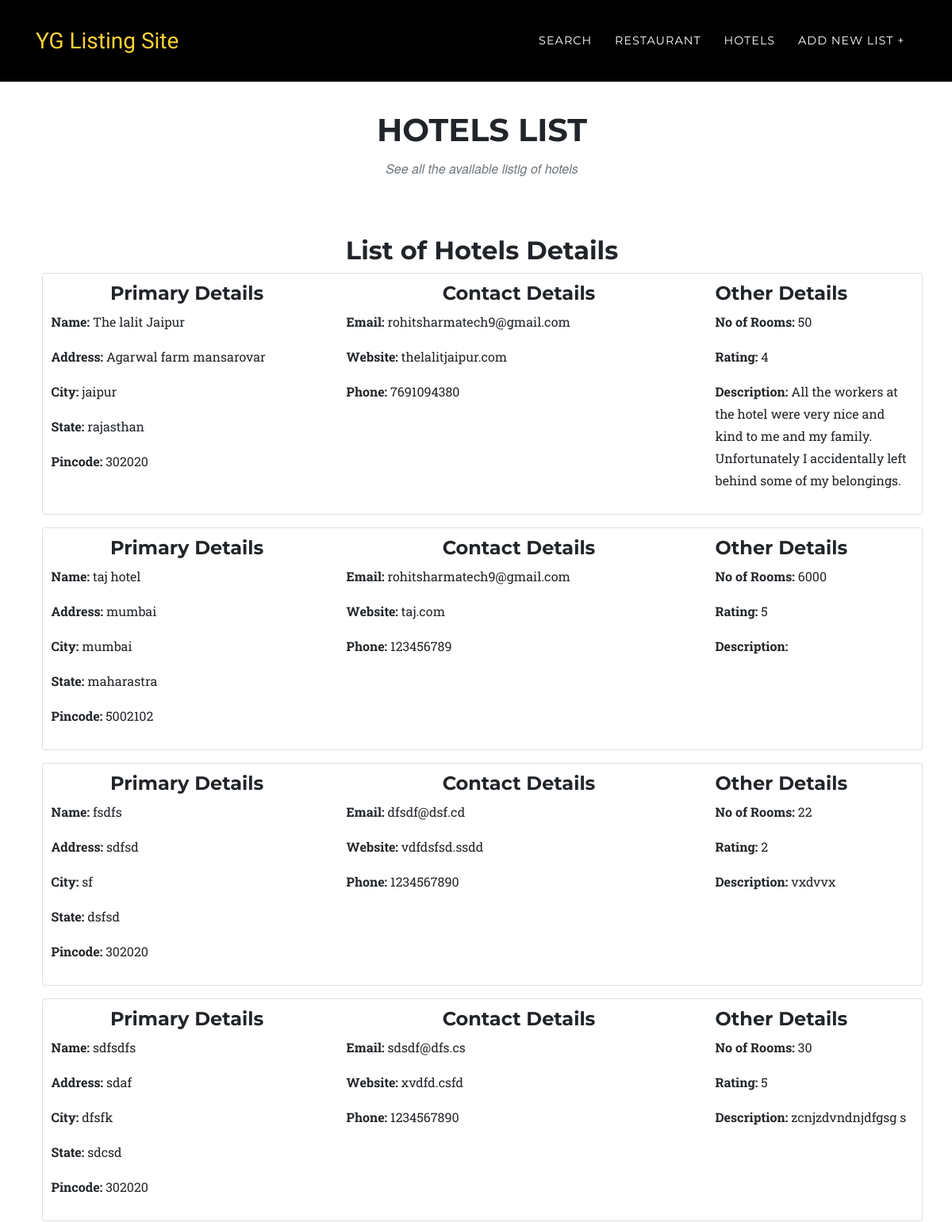
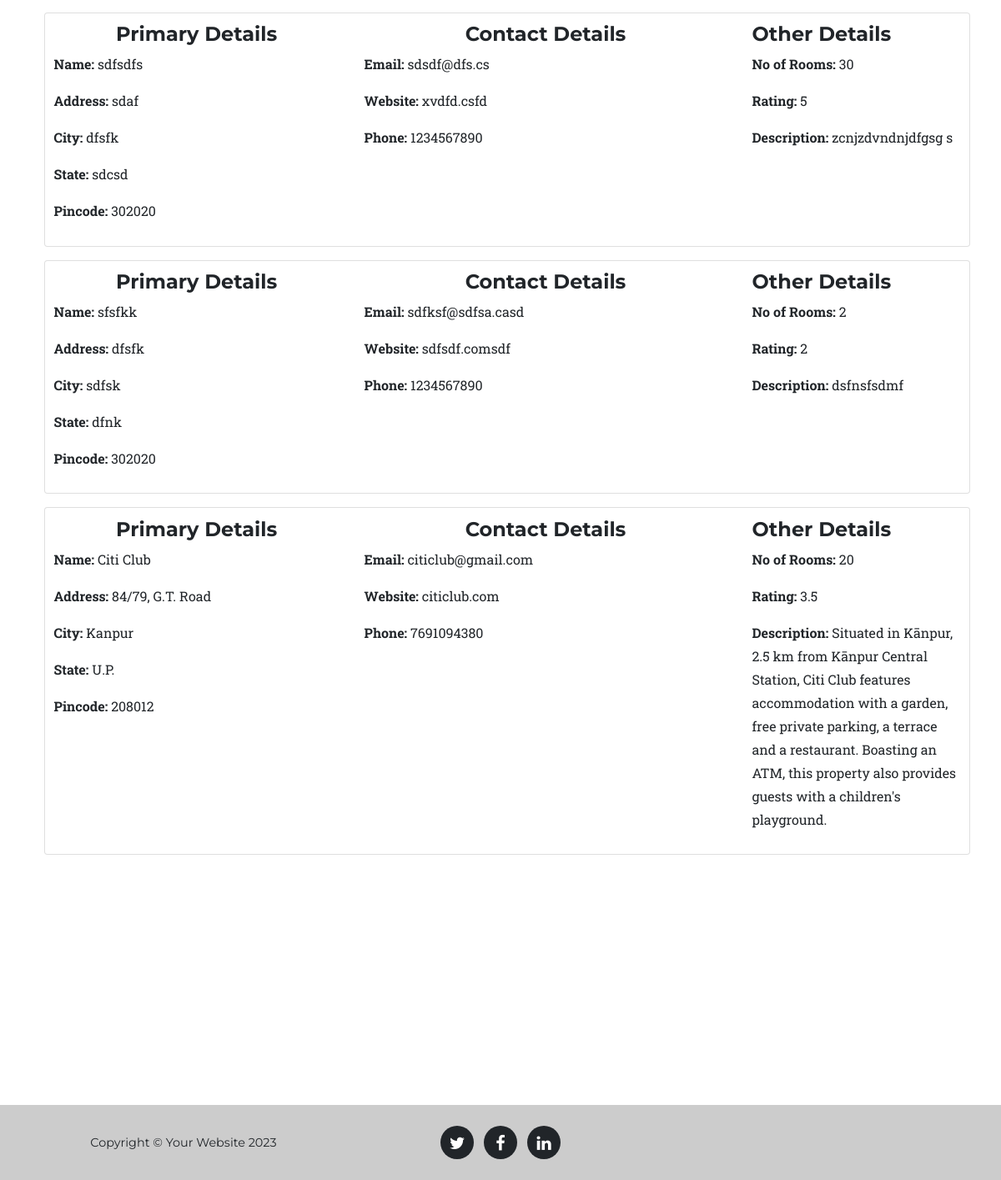
Page /hotels.php on the committed database (2 pictures, top to bottom).
### tables this page shows
CREATE TABLE `hotels` (
  `hotel_id` int(11) NOT NULL,
  `name` varchar(30) DEFAULT NULL,
  `address` text DEFAULT NULL,
  `city` varchar(50) DEFAULT NULL,
  `state` varchar(50) DEFAULT NULL,
  `pincode` varchar(8) DEFAULT NULL,
  `phone` varchar(12) DEFAULT NULL,
  `email` varchar(50) DEFAULT NULL,
  `website` varchar(30) DEFAULT NULL,
  `description` text DEFAULT NULL,
  `rating` float DEFAULT NULL,
  `num_rooms` int(11) DEFAULT NULL,
  `created_date` datetime NOT NULL DEFAULT current_timestamp()
);

### hotels.php (the view, shortened to what this page needs)
<?php
        require 'config/config.php';
        $stmt = $connect->prepare("SELECT * FROM hotels");
        $stmt->execute();
        $data = $stmt->fetchAll(PDO::FETCH_ASSOC);
        $stmt->execute();
        $data= $stmt->fetchAll(PDO::FETCH_ASSOC);
?>
<!DOCTYPE html>
<html lang="en">
  <head>
    <link href="assets/plugins/bootstrap/css/bootstrap.min.css" rel="stylesheet">
    <link href="assets/plugins/font-awesome/css/font-awesome.min.css" rel="stylesheet" type="text/css">
    <link href="assets/css/rent.css" rel="stylesheet">
    <link href="assets/css/style.css" rel="stylesheet">
  </head>
  <body id="page-top">
    <nav class="navbar navbar-expand-lg navbar-dark fixed-top" id="mainNav" style="background: #000;">
      <div class="container">
      <a class="navbar-brand js-scroll-trigger" href="./">YG Listing Site</a>
        <div class="collapse navbar-collapse" id="navbarResponsive">
          <ul class="navbar-nav text-uppercase ml-auto">
            <li class="nav-item">
              <a class="nav-link js-scroll-trigger" href="./search.php">Search</a>
            </li>
            <li class="nav-item">
              <a class="nav-link js-scroll-trigger" href="./restaurant.php">Restaurant</a>
            </li>
            <li class="nav-item">
              <a class="nav-link js-scroll-trigger" href="./hotels.php">Hotels</a>
            </li>
            <li class="nav-item">
                        <a class="nav-link" href="./add-new.php">Add New List +</a>
                    </li>
          </ul>
        </div>
      </div>
    </nav>
    <section id="search">
      <div class="container">
        <div class="row">
          <div class="col-lg-12 text-center">
            <h2 class="section-heading text-uppercase">Hotels List</h2>
            <h3 class="section-subheading text-muted">See all the available listig of hotels</h3>
          </div>
        </div>
        <div class="row">
          <div class="col-md-12">
            <?php
              if(count($data) !== 0){
                echo "<h2 class='text-center'>List of Hotels Details</h2>";
              }else{
              }
            ?>
            <?php
                foreach ($data as $key => $value) {
                  echo '<div class="card card-inverse card-info mb-3" style="padding:1%;">
                        <div class="card-block">';
                         echo   '<div class="row">
                            <div class="col-4">';
                            echo '<h4 class="text-center">Primary Details</h4>';
                              echo '<p><b>Name: </b>'.$value['name'].'</p>';
                              echo '<p><b>Address: </b>'.$value['address'].'</p>';
                              echo '<p><b>City: </b>'.$value['city'].'</p>';
                              echo '<p><b>State: </b>'.$value['state'].'</p>';
                              echo '<p><b>Pincode: </b>'.$value['pincode'].'</p>';
                          echo '</div>
                            <div class="col-5">
                            <h4 class="text-center">Contact Details</h4>';
                              echo '<p><b>Email: </b>'.$value['email'].'</p>';
                              echo '<p><b>Website: </b>'.$value['website'].'</p>';
                              echo '<p><b>Phone: </b>'.$value['phone'].'</p>';
                          echo '</div>
                            <div class="col-3">
                            <h4>Other Details</h4>';
                            echo '<p><b>No of Rooms: </b>'.$value['num_rooms'].'</p>';
                            echo '<p><b>Rating: </b>'.$value['rating'].'</p>';
                            echo '<p><b>Description: </b>'.$value['description'].'</p>';
                            echo '</div>
                          </div>
                         </div>
                      </div>';
                }
              ?>
          </div>
        </div>
      </div>
      <br><br><br><br><br><br>
    </section>
    <footer style="background-color: #ccc;">
      <div class="container">
        <div class="row">
          <div class="col-md-4">
            <span class="copyright">Copyright &copy; Your Website 2023</span>
          </div>
          <div class="col-md-4">
            <ul class="list-inline social-buttons">
              <li class="list-inline-item">
                <a href="#">
                  <i class="fa fa-twitter"></i>
                </a>
              </li>
              <li class="list-inline-item">
                <a href="#">
                  <i class="fa fa-facebook"></i>
                </a>
              </li>
              <li class="list-inline-item">
                <a href="#">
                  <i class="fa fa-linkedin"></i>
                </a>
              </li>
            </ul>
          </div>
        </div>
      </div>
    </footer>
  </body>
</html>

### assets/css/rent.css (style rules this page uses)
body { overflow-x: hidden; font-family: 'Roboto Slab', 'Helvetica Neue', Helvetica, Arial, sans-serif; }
p { line-height: 1.75; }
a { color: #fed136; }
h1, h2, h3, h4, h5, h6 { font-weight: 700; font-family: 'Montserrat', 'Helvetica Neue', Helvetica, Arial, sans-serif; }
section { padding: 100px 0; }
section h2.section-heading { font-size: 40px; margin-top: 0; margin-bottom: 15px; }
section h3.section-subheading { font-size: 16px; font-weight: 400; font-style: italic; margin-bottom: 75px; text-transform: none; font-family: 'Droid Serif', 'Helvetica Neue', Helvetica, Arial, sans-serif; }
@media (min-width: 768px) { section { padding: 140px 0; } }
#mainNav { background-color: #212529; }
#mainNav .navbar-brand { color: #fed136; font-family: 'Kaushan Script', 'Helvetica Neue', Helvetica, Arial, cursive; }
#mainNav .navbar-nav .nav-item .nav-link { font-size: 90%; font-weight: 400; padding: 0.75em 0; letter-spacing: 1px; color: white; font-family: 'Montserrat', 'Helvetica Neue', Helvetica, Arial, sans-serif; }
@media (min-width: 992px) { #mainNav { padding-top: 25px; padding-bottom: 25px; -webkit-transition: padding-top 0.3s, padding-bottom 0.3s; -moz-transition: padding-top 0.3s, padding-bottom 0.3s; transition: padding-top 0.3s, padding-bottom 0.3s; border: none; } }
@media (min-width: 992px) { #mainNav .navbar-brand { font-size: 1.75em; -webkit-transition: all 0.3s; -moz-transition: all 0.3s; transition: all 0.3s; } }
@media (min-width: 992px) { #mainNav .navbar-nav .nav-item .nav-link { padding: 1.1em 1em !important; } }
footer { padding: 25px 0; text-align: center; }
footer span.copyright { font-size: 90%; line-height: 40px; text-transform: none; font-family: 'Montserrat', 'Helvetica Neue', Helvetica, Arial, sans-serif; }
ul.social-buttons { margin-bottom: 0; }
ul.social-buttons li a { font-size: 20px; line-height: 40px; display: block; width: 40px; height: 40px; -webkit-transition: all 0.3s; -moz-transition: all 0.3s; transition: all 0.3s; color: white; border-radius: 100%; outline: none; background-color: #212529; }

### assets/css/style.css (style rules this page uses)
.navbar { border-radius: 0px; }
section { padding-left: 15px; }

### rows in the picture
hotels: name "The lalit Jaipur", address "Agarwal farm mansarovar", city "jaipur", state "rajasthan", pincode "302020", email "rohitsharmatech9@gmail.com", website "thelalitjaipur.com", phone "7691094380", num_rooms "50", rating "4", description "All the workers at the hotel were very nice and kind to me and my family. Unfortunately I accidentally left behind some of my belongings."
hotels: name "taj hotel", address "mumbai", city "mumbai", state "maharastra", pincode "5002102", email "rohitsharmatech9@gmail.com", website "taj.com", phone "123456789", num_rooms "6000", rating "5"
hotels: name "fsdfs", address "sdfsd", city "sf", state "dsfsd", pincode "302020", email "dfsdf@dsf.cd", website "vdfdsfsd.ssdd", phone "1234567890", num_rooms "22", rating "2", description "vxdvvx"
hotels: name "sdfsdfs", address "sdaf", city "dfsfk", state "sdcsd", pincode "302020", email "sdsdf@dfs.cs", website "xvdfd.csfd", phone "1234567890", num_rooms "30", rating "5", description "zcnjzdvndnjdfgsg s"
hotels: name "sdfsdfs", address "sdaf", city "dfsfk", state "sdcsd", pincode "302020", email "sdsdf@dfs.cs", website "xvdfd.csfd", phone "1234567890", num_rooms "30", rating "5", description "zcnjzdvndnjdfgsg s"
hotels: name "sfsfkk", address "dfsfk", city "sdfsk", state "dfnk", pincode "302020", email "sdfksf@sdfsa.casd", website "sdfsdf.comsdf", phone "1234567890", num_rooms "2", rating "2", description "dsfnsfsdmf"
hotels: name "Citi Club", address "84/79, G.T. Road", city "Kanpur", state "U.P.", pincode "208012", email "citiclub@gmail.com", website "citiclub.com", phone "7691094380", num_rooms "20", rating "3.5", description "Situated in Kānpur, 2.5 km from Kānpur Central Station, Citi Club features accommodation with a garden, free private parking, a terrace and a restaurant. Boasting an ATM, this property also provides guests with a children's playground."
